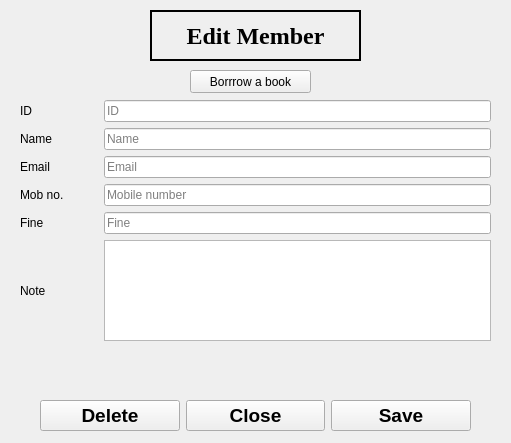
<?xml version="1.0" encoding="UTF-8"?>
<ui version="4.0">
 <class>MemberEdit</class>
 <widget class="QWidget" name="MemberEdit">
  <property name="geometry">
   <rect>
    <x>0</x>
    <y>0</y>
    <width>511</width>
    <height>443</height>
   </rect>
  </property>
  <property name="windowTitle">
   <string>MeX LMS - Edit Member</string>
  </property>
  <property name="windowIcon">
   <iconset resource="resources.qrc">
    <normaloff>:/img/img/logo.png</normaloff>:/img/img/logo.png</iconset>
  </property>
  <property name="styleSheet">
   <string notr="true"/>
  </property>
  <widget class="QLabel" name="label_6">
   <property name="geometry">
    <rect>
     <x>150</x>
     <y>10</y>
     <width>211</width>
     <height>51</height>
    </rect>
   </property>
   <property name="font">
    <font>
     <family>Times New Roman</family>
     <pointsize>18</pointsize>
     <weight>75</weight>
     <bold>true</bold>
    </font>
   </property>
   <property name="frameShape">
    <enum>QFrame::WinPanel</enum>
   </property>
   <property name="frameShadow">
    <enum>QFrame::Plain</enum>
   </property>
   <property name="lineWidth">
    <number>1</number>
   </property>
   <property name="midLineWidth">
    <number>0</number>
   </property>
   <property name="text">
    <string>Edit Member</string>
   </property>
   <property name="alignment">
    <set>Qt::AlignCenter</set>
   </property>
   <property name="wordWrap">
    <bool>true</bool>
   </property>
  </widget>
  <widget class="QWidget" name="layoutWidget">
   <property name="geometry">
    <rect>
     <x>20</x>
     <y>100</y>
     <width>471</width>
     <height>241</height>
    </rect>
   </property>
   <layout class="QVBoxLayout" name="verticalLayout" stretch="1,1,1,1,1,3">
    <item>
     <layout class="QHBoxLayout" name="horizontalLayout_7" stretch="1,5">
      <item>
       <widget class="QLabel" name="label">
        <property name="frameShape">
         <enum>QFrame::NoFrame</enum>
        </property>
        <property name="frameShadow">
         <enum>QFrame::Plain</enum>
        </property>
        <property name="text">
         <string>ID</string>
        </property>
       </widget>
      </item>
      <item>
       <widget class="QLineEdit" name="member_edit_id">
        <property name="readOnly">
         <bool>true</bool>
        </property>
        <property name="placeholderText">
         <string>ID</string>
        </property>
       </widget>
      </item>
     </layout>
    </item>
    <item>
     <layout class="QHBoxLayout" name="horizontalLayout_6" stretch="1,5">
      <item>
       <widget class="QLabel" name="label_2">
        <property name="frameShape">
         <enum>QFrame::NoFrame</enum>
        </property>
        <property name="frameShadow">
         <enum>QFrame::Plain</enum>
        </property>
        <property name="text">
         <string>Name</string>
        </property>
       </widget>
      </item>
      <item>
       <widget class="QLineEdit" name="member_edit_name">
        <property name="placeholderText">
         <string>Name</string>
        </property>
       </widget>
      </item>
     </layout>
    </item>
    <item>
     <layout class="QHBoxLayout" name="horizontalLayout_5" stretch="1,5">
      <item>
       <widget class="QLabel" name="label_3">
        <property name="frameShape">
         <enum>QFrame::NoFrame</enum>
        </property>
        <property name="frameShadow">
         <enum>QFrame::Plain</enum>
        </property>
        <property name="text">
         <string>Email</string>
        </property>
       </widget>
      </item>
      <item>
       <widget class="QLineEdit" name="member_edit_email">
        <property name="inputMethodHints">
         <set>Qt::ImhEmailCharactersOnly</set>
        </property>
        <property name="placeholderText">
         <string>Email</string>
        </property>
       </widget>
      </item>
     </layout>
    </item>
    <item>
     <layout class="QHBoxLayout" name="horizontalLayout_4" stretch="1,5">
      <item>
       <widget class="QLabel" name="label_4">
        <property name="frameShape">
         <enum>QFrame::NoFrame</enum>
        </property>
        <property name="frameShadow">
         <enum>QFrame::Plain</enum>
        </property>
        <property name="text">
         <string>Mob no.</string>
        </property>
       </widget>
      </item>
      <item>
       <widget class="QLineEdit" name="member_edit_mob">
        <property name="inputMethodHints">
         <set>Qt::ImhNone</set>
        </property>
        <property name="placeholderText">
         <string>Mobile number</string>
        </property>
       </widget>
      </item>
     </layout>
    </item>
    <item>
     <layout class="QHBoxLayout" name="horizontalLayout_3" stretch="1,5">
      <item>
       <widget class="QLabel" name="label_5">
        <property name="frameShape">
         <enum>QFrame::NoFrame</enum>
        </property>
        <property name="frameShadow">
         <enum>QFrame::Plain</enum>
        </property>
        <property name="text">
         <string>Fine</string>
        </property>
       </widget>
      </item>
      <item>
       <widget class="QLineEdit" name="member_edit_fine">
        <property name="inputMethodHints">
         <set>Qt::ImhDigitsOnly</set>
        </property>
        <property name="text">
         <string/>
        </property>
        <property name="placeholderText">
         <string>Fine</string>
        </property>
       </widget>
      </item>
     </layout>
    </item>
    <item>
     <layout class="QHBoxLayout" name="horizontalLayout" stretch="1,5">
      <item>
       <widget class="QLabel" name="label_7">
        <property name="frameShape">
         <enum>QFrame::NoFrame</enum>
        </property>
        <property name="frameShadow">
         <enum>QFrame::Plain</enum>
        </property>
        <property name="text">
         <string>Note</string>
        </property>
       </widget>
      </item>
      <item>
       <widget class="QPlainTextEdit" name="member_edit_note"/>
      </item>
     </layout>
    </item>
   </layout>
  </widget>
  <widget class="QWidget" name="layoutWidget">
   <property name="geometry">
    <rect>
     <x>40</x>
     <y>350</y>
     <width>431</width>
     <height>81</height>
    </rect>
   </property>
   <layout class="QVBoxLayout" name="verticalLayout_2" stretch="2,1">
    <item>
     <widget class="QLabel" name="member_edit_error">
      <property name="font">
       <font>
        <pointsize>14</pointsize>
       </font>
      </property>
      <property name="text">
       <string/>
      </property>
      <property name="alignment">
       <set>Qt::AlignCenter</set>
      </property>
     </widget>
    </item>
    <item>
     <layout class="QHBoxLayout" name="horizontalLayout_2">
      <item>
       <widget class="QPushButton" name="member_delete_btn">
        <property name="font">
         <font>
          <pointsize>14</pointsize>
          <weight>75</weight>
          <bold>true</bold>
         </font>
        </property>
        <property name="text">
         <string>Delete</string>
        </property>
        <property name="checkable">
         <bool>false</bool>
        </property>
        <property name="autoDefault">
         <bool>true</bool>
        </property>
       </widget>
      </item>
      <item>
       <widget class="QPushButton" name="member_edit_cancel_btn">
        <property name="font">
         <font>
          <pointsize>14</pointsize>
          <weight>75</weight>
          <bold>true</bold>
         </font>
        </property>
        <property name="text">
         <string>Close</string>
        </property>
        <property name="autoDefault">
         <bool>true</bool>
        </property>
       </widget>
      </item>
      <item>
       <widget class="QPushButton" name="member_edit_btn">
        <property name="font">
         <font>
          <pointsize>14</pointsize>
          <weight>75</weight>
          <bold>true</bold>
         </font>
        </property>
        <property name="text">
         <string>Save</string>
        </property>
        <property name="autoDefault">
         <bool>true</bool>
        </property>
        <property name="flat">
         <bool>false</bool>
        </property>
       </widget>
      </item>
     </layout>
    </item>
   </layout>
  </widget>
  <widget class="QPushButton" name="borrow_book_btn">
   <property name="geometry">
    <rect>
     <x>190</x>
     <y>70</y>
     <width>121</width>
     <height>23</height>
    </rect>
   </property>
   <property name="text">
    <string>Borrrow a book</string>
   </property>
  </widget>
 </widget>
 <resources>
  <include location="resources.qrc"/>
 </resources>
 <connections/>
</ui>
